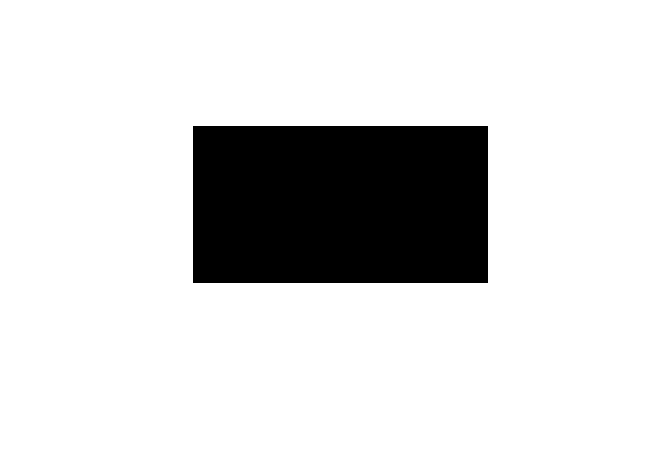
%> input picture Laboratory and Homework 10/drept.bmp, 671 x 451 px
$ octave ex2.m   (GNU Octave 9; MATLAB toolbox functions it lacks are replaced by stand-ins)
%> lines starting %> are read from the running program, lines starting %| are printed output that depends on the picture; in (x1, y1, x2, y2) boxes, pixels count from 0 and x2, y2 are one past the last pixel; in counts of white or black regions, pixels touching at a corner belong together; the program's own positions count from 1
close all
I=imread('drept.bmp');
%> I is the input picture: size 451x671x3 uint8; 84.7% white; 1 black region, box (x1, y1, x2, y2) and area: (193, 126, 488, 283) 46315
BW=im2bw(I);
BW=~BW;
figure, imshow(im)
%> (this line was passed over: im is not available in this run)

[B,L,N]=bwboundaries(BW,'noholes');
%> B = 1 boundary; box (x1, y1, x2, y2) and points: (193, 126, 488, 283) 901; N = 1

X=B{1}(:,2);
%> X = 901 values, max 488 at index 295, min 194 at index 1, mean 340.8
Y=B{1}(:,1);
%> Y = 901 values, max 283 at index 451, min 127 at index 1, mean 204.9
s=regionprops(L,'Centroid');
%> s = 1 region; Centroid: [341 205]
xc=s.Centroid(1)
%> xc = 341
yc=s.Centroid(2)
%> yc = 205

rho=sqrt((X-xc).^2+(Y-yc).^2);
%> rho = 901 values, max 166.4 at index 451, min 78 at index 148, mean 126.5

figure, imshow(I); hold on; plot(xc,yc,'*')
%> after `plot(xc,yc,'*')`:
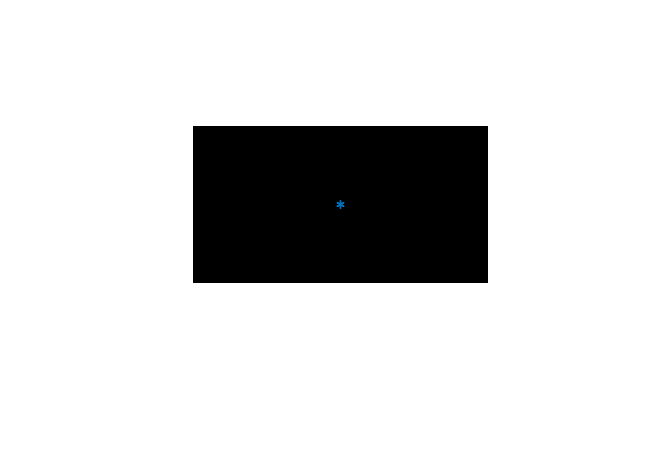
%> figure redrawn from the program's plot data
figure; plot(rho)
%> after `plot(rho)`:
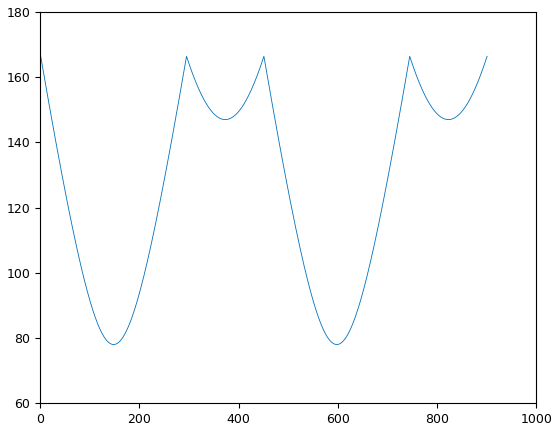
%> figure redrawn from the program's plot data; curve peaks at x = 451, y = 166.4
